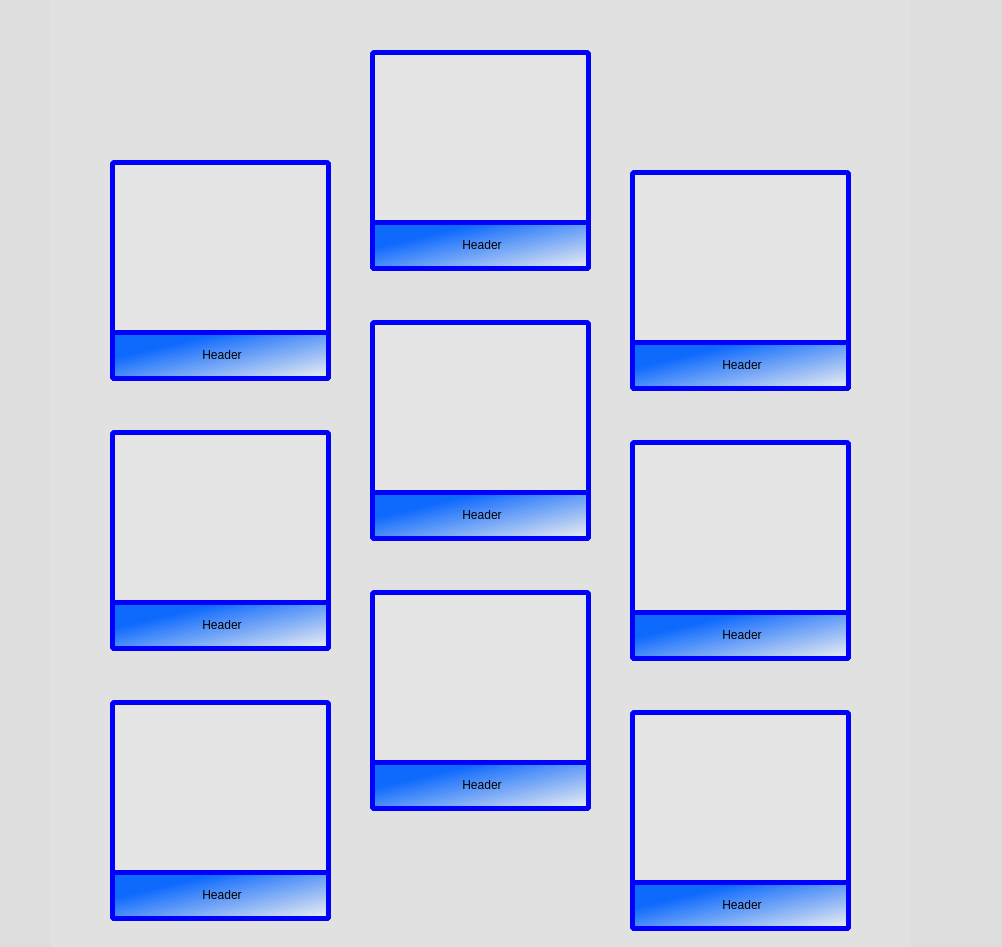
<?xml version="1.0" encoding="UTF-8"?>
<ui version="4.0">
 <class>BarangayDashboard</class>
 <widget class="QWidget" name="BarangayDashboard">
  <property name="geometry">
   <rect>
    <x>0</x>
    <y>0</y>
    <width>1002</width>
    <height>947</height>
   </rect>
  </property>
  <property name="windowTitle">
   <string>Barangay Admin Dashboard</string>
  </property>
  <property name="styleSheet">
   <string notr="true">background-color: rgb(255, 255, 255);
background-color: rgb(221, 221, 221);</string>
  </property>
  <widget class="QFrame" name="frame">
   <property name="geometry">
    <rect>
     <x>50</x>
     <y>-50</y>
     <width>861</width>
     <height>1041</height>
    </rect>
   </property>
   <property name="styleSheet">
    <string notr="true">border-radius: 25px;
background-color: rgb(225, 225, 225);</string>
   </property>
   <property name="frameShape">
    <enum>QFrame::NoFrame</enum>
   </property>
   <widget class="QWidget" name="widget_2" native="true">
    <property name="geometry">
     <rect>
      <x>320</x>
      <y>100</y>
      <width>221</width>
      <height>221</height>
     </rect>
    </property>
    <property name="styleSheet">
     <string notr="true">background-color: rgb(229, 229, 229);

border: 5px solid blue;
border-radius: 5px;
</string>
    </property>
    <widget class="QLabel" name="label_6">
     <property name="geometry">
      <rect>
       <x>0</x>
       <y>170</y>
       <width>221</width>
       <height>51</height>
      </rect>
     </property>
     <property name="styleSheet">
      <string notr="true">
QLabel{
	background-color: qlineargradient(spread:pad, x1:0.231, y1:0.310227, x2:1, y2:1, stop:0 rgba(0, 98, 255, 239), stop:1 rgba(240, 240, 240, 255));
}
</string>
     </property>
     <property name="text">
      <string>&lt;html&gt;&lt;head/&gt;&lt;body&gt;&lt;p align=&quot;center&quot;&gt;Header&lt;/p&gt;&lt;/body&gt;&lt;/html&gt;</string>
     </property>
    </widget>
   </widget>
   <widget class="QWidget" name="widget_10" native="true">
    <property name="geometry">
     <rect>
      <x>60</x>
      <y>210</y>
      <width>221</width>
      <height>221</height>
     </rect>
    </property>
    <property name="styleSheet">
     <string notr="true">background-color: rgb(229, 229, 229);

border: 5px solid blue;
border-radius: 5px;
</string>
    </property>
    <widget class="QLabel" name="label_13">
     <property name="geometry">
      <rect>
       <x>0</x>
       <y>170</y>
       <width>221</width>
       <height>51</height>
      </rect>
     </property>
     <property name="styleSheet">
      <string notr="true">
QLabel{
	background-color: qlineargradient(spread:pad, x1:0.231, y1:0.310227, x2:1, y2:1, stop:0 rgba(0, 98, 255, 239), stop:1 rgba(240, 240, 240, 255));
}
</string>
     </property>
     <property name="text">
      <string>&lt;html&gt;&lt;head/&gt;&lt;body&gt;&lt;p align=&quot;center&quot;&gt;Header&lt;/p&gt;&lt;/body&gt;&lt;/html&gt;</string>
     </property>
    </widget>
   </widget>
   <widget class="QWidget" name="widget_11" native="true">
    <property name="geometry">
     <rect>
      <x>580</x>
      <y>220</y>
      <width>221</width>
      <height>221</height>
     </rect>
    </property>
    <property name="styleSheet">
     <string notr="true">background-color: rgb(229, 229, 229);

border: 5px solid blue;
border-radius: 5px;
</string>
    </property>
    <widget class="QLabel" name="label_14">
     <property name="geometry">
      <rect>
       <x>0</x>
       <y>170</y>
       <width>221</width>
       <height>51</height>
      </rect>
     </property>
     <property name="styleSheet">
      <string notr="true">
QLabel{
	background-color: qlineargradient(spread:pad, x1:0.231, y1:0.310227, x2:1, y2:1, stop:0 rgba(0, 98, 255, 239), stop:1 rgba(240, 240, 240, 255));
}
</string>
     </property>
     <property name="text">
      <string>&lt;html&gt;&lt;head/&gt;&lt;body&gt;&lt;p align=&quot;center&quot;&gt;Header&lt;/p&gt;&lt;/body&gt;&lt;/html&gt;</string>
     </property>
    </widget>
   </widget>
   <widget class="QWidget" name="widget_12" native="true">
    <property name="geometry">
     <rect>
      <x>320</x>
      <y>370</y>
      <width>221</width>
      <height>221</height>
     </rect>
    </property>
    <property name="styleSheet">
     <string notr="true">background-color: rgb(229, 229, 229);

border: 5px solid blue;
border-radius: 5px;
</string>
    </property>
    <widget class="QLabel" name="label_15">
     <property name="geometry">
      <rect>
       <x>0</x>
       <y>170</y>
       <width>221</width>
       <height>51</height>
      </rect>
     </property>
     <property name="styleSheet">
      <string notr="true">
QLabel{
	background-color: qlineargradient(spread:pad, x1:0.231, y1:0.310227, x2:1, y2:1, stop:0 rgba(0, 98, 255, 239), stop:1 rgba(240, 240, 240, 255));
}
</string>
     </property>
     <property name="text">
      <string>&lt;html&gt;&lt;head/&gt;&lt;body&gt;&lt;p align=&quot;center&quot;&gt;Header&lt;/p&gt;&lt;/body&gt;&lt;/html&gt;</string>
     </property>
    </widget>
   </widget>
   <widget class="QWidget" name="widget_13" native="true">
    <property name="geometry">
     <rect>
      <x>60</x>
      <y>480</y>
      <width>221</width>
      <height>221</height>
     </rect>
    </property>
    <property name="styleSheet">
     <string notr="true">background-color: rgb(229, 229, 229);

border: 5px solid blue;
border-radius: 5px;
</string>
    </property>
    <widget class="QLabel" name="label_16">
     <property name="geometry">
      <rect>
       <x>0</x>
       <y>170</y>
       <width>221</width>
       <height>51</height>
      </rect>
     </property>
     <property name="styleSheet">
      <string notr="true">
QLabel{
	background-color: qlineargradient(spread:pad, x1:0.231, y1:0.310227, x2:1, y2:1, stop:0 rgba(0, 98, 255, 239), stop:1 rgba(240, 240, 240, 255));
}
</string>
     </property>
     <property name="text">
      <string>&lt;html&gt;&lt;head/&gt;&lt;body&gt;&lt;p align=&quot;center&quot;&gt;Header&lt;/p&gt;&lt;/body&gt;&lt;/html&gt;</string>
     </property>
    </widget>
   </widget>
   <widget class="QWidget" name="widget_14" native="true">
    <property name="geometry">
     <rect>
      <x>580</x>
      <y>490</y>
      <width>221</width>
      <height>221</height>
     </rect>
    </property>
    <property name="styleSheet">
     <string notr="true">background-color: rgb(229, 229, 229);

border: 5px solid blue;
border-radius: 5px;
</string>
    </property>
    <widget class="QLabel" name="label_17">
     <property name="geometry">
      <rect>
       <x>0</x>
       <y>170</y>
       <width>221</width>
       <height>51</height>
      </rect>
     </property>
     <property name="styleSheet">
      <string notr="true">
QLabel{
	background-color: qlineargradient(spread:pad, x1:0.231, y1:0.310227, x2:1, y2:1, stop:0 rgba(0, 98, 255, 239), stop:1 rgba(240, 240, 240, 255));
}
</string>
     </property>
     <property name="text">
      <string>&lt;html&gt;&lt;head/&gt;&lt;body&gt;&lt;p align=&quot;center&quot;&gt;Header&lt;/p&gt;&lt;/body&gt;&lt;/html&gt;</string>
     </property>
    </widget>
   </widget>
   <widget class="QWidget" name="widget_15" native="true">
    <property name="geometry">
     <rect>
      <x>320</x>
      <y>640</y>
      <width>221</width>
      <height>221</height>
     </rect>
    </property>
    <property name="styleSheet">
     <string notr="true">background-color: rgb(229, 229, 229);

border: 5px solid blue;
border-radius: 5px;
</string>
    </property>
    <widget class="QLabel" name="label_18">
     <property name="geometry">
      <rect>
       <x>0</x>
       <y>170</y>
       <width>221</width>
       <height>51</height>
      </rect>
     </property>
     <property name="styleSheet">
      <string notr="true">
QLabel{
	background-color: qlineargradient(spread:pad, x1:0.231, y1:0.310227, x2:1, y2:1, stop:0 rgba(0, 98, 255, 239), stop:1 rgba(240, 240, 240, 255));
}
</string>
     </property>
     <property name="text">
      <string>&lt;html&gt;&lt;head/&gt;&lt;body&gt;&lt;p align=&quot;center&quot;&gt;Header&lt;/p&gt;&lt;/body&gt;&lt;/html&gt;</string>
     </property>
    </widget>
   </widget>
   <widget class="QWidget" name="widget_16" native="true">
    <property name="geometry">
     <rect>
      <x>60</x>
      <y>750</y>
      <width>221</width>
      <height>221</height>
     </rect>
    </property>
    <property name="styleSheet">
     <string notr="true">background-color: rgb(229, 229, 229);

border: 5px solid blue;
border-radius: 5px;
</string>
    </property>
    <widget class="QLabel" name="label_19">
     <property name="geometry">
      <rect>
       <x>0</x>
       <y>170</y>
       <width>221</width>
       <height>51</height>
      </rect>
     </property>
     <property name="styleSheet">
      <string notr="true">
QLabel{
	background-color: qlineargradient(spread:pad, x1:0.231, y1:0.310227, x2:1, y2:1, stop:0 rgba(0, 98, 255, 239), stop:1 rgba(240, 240, 240, 255));
}
</string>
     </property>
     <property name="text">
      <string>&lt;html&gt;&lt;head/&gt;&lt;body&gt;&lt;p align=&quot;center&quot;&gt;Header&lt;/p&gt;&lt;/body&gt;&lt;/html&gt;</string>
     </property>
    </widget>
   </widget>
   <widget class="QWidget" name="widget_17" native="true">
    <property name="geometry">
     <rect>
      <x>580</x>
      <y>760</y>
      <width>221</width>
      <height>221</height>
     </rect>
    </property>
    <property name="styleSheet">
     <string notr="true">background-color: rgb(229, 229, 229);

border: 5px solid blue;
border-radius: 5px;
</string>
    </property>
    <widget class="QLabel" name="label_20">
     <property name="geometry">
      <rect>
       <x>0</x>
       <y>170</y>
       <width>221</width>
       <height>51</height>
      </rect>
     </property>
     <property name="styleSheet">
      <string notr="true">
QLabel{
	background-color: qlineargradient(spread:pad, x1:0.231, y1:0.310227, x2:1, y2:1, stop:0 rgba(0, 98, 255, 239), stop:1 rgba(240, 240, 240, 255));
}
</string>
     </property>
     <property name="text">
      <string>&lt;html&gt;&lt;head/&gt;&lt;body&gt;&lt;p align=&quot;center&quot;&gt;Header&lt;/p&gt;&lt;/body&gt;&lt;/html&gt;</string>
     </property>
    </widget>
   </widget>
  </widget>
  <widget class="QLabel" name="label_2">
   <property name="geometry">
    <rect>
     <x>90</x>
     <y>60</y>
     <width>861</width>
     <height>1021</height>
    </rect>
   </property>
   <property name="styleSheet">
    <string notr="true">


QLabel {
    background: qlineargradient(
        spread:pad,
        x1:0, y1:0,
        x2:0, y2:1,
        stop:0 rgba(0, 0, 0, 0),
        stop:0.4 rgba(0, 0, 0, 8),
        stop:1 rgba(0, 0, 0, 18)
    );
    border-radius: 25px;
}
</string>
   </property>
   <property name="text">
    <string/>
   </property>
  </widget>
  <zorder>label_2</zorder>
  <zorder>frame</zorder>
 </widget>
 <resources/>
 <connections/>
</ui>
